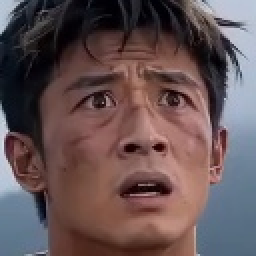
#> input picture backend/facefusion/uploads/thumbnails/face_0_1778498839.jpg, 128 x 128 px (shown 2 times larger); its folder holds only this picture in this run
$ python -i core.py   (imports and definitions only)
#> lines starting #> are read from the running program, lines starting #| are printed output that depends on the picture
from argparse import ArgumentParser
from functools import lru_cache
from typing import List

import cv2
import numpy

import facefusion.jobs.job_manager
import facefusion.jobs.job_store
from facefusion import config, logger, state_manager
from facefusion.localization import translator
from facefusion.media import video_manager
from facefusion.utils import content_analyser, inference_manager
from facefusion.utils.common_helper import create_int_metavar, is_macos
from facefusion.utils.download import conditional_download_hashes, conditional_download_sources, resolve_download_url
from facefusion.utils.execution import has_execution_provider
from facefusion.utils.filesystem import in_directory, is_image, is_video, resolve_relative_path, same_file_extension
from facefusion.processors.modules.frame_colorizer import choices as frame_colorizer_choices
from facefusion.processors.modules.frame_colorizer.types import FrameColorizerInputs
from facefusion.processors.types import ProcessorOutputs
from facefusion.utils.program_helper import find_argument_group
from facefusion.utils.thread_helper import thread_semaphore
from facefusion.types import ApplyStateItem, Args, DownloadScope, ExecutionProvider, InferencePool, ModelOptions, ModelSet, ProcessMode, VisionFrame
from facefusion.media.vision import blend_frame, read_static_image, read_static_video_frame, unpack_resolution


# [135 lines that did not run here, left out]


# [5 lines that did not run here, left out]


def clear_inference_pool() -> None:
	model_names = [ state_manager.get_item('frame_colorizer_model') ]
	inference_manager.clear_inference_pool(__name__, model_names)


# [4 lines that did not run here, left out]


# [3 lines that did not run here, left out]


# [116 lines left out: functions register_args, apply_args, pre_check, pre_process, post_process, colorize_frame and 5 more, not called in this run]

>>> import cv2
>>> picture = cv2.imread('../../../uploads/thumbnails/face_0_1778498839.jpg', cv2.IMREAD_GRAYSCALE)
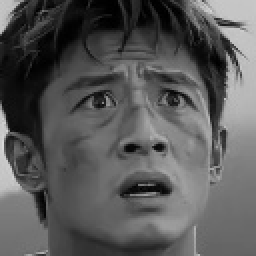
#> picture: shape (128, 128) (shown 2 times larger); min 0, max 217, mean 88.5
#> (the run stopped early here; a loop or call above may not have finished)

$ run again, on backend/facefusion/uploads/thumbnails/face_1_1778498839.jpg
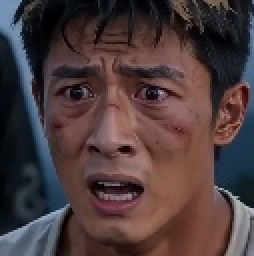
#> input picture backend/facefusion/uploads/thumbnails/face_1_1778498839.jpg, 127 x 128 px (shown 2 times larger)
#> `picture = cv2.imread('../../../uploads/thumbnails/face_0_1778498839.jp..`:
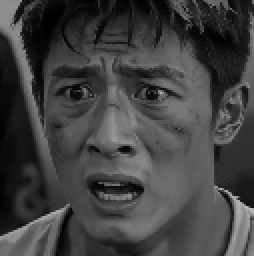
#> picture: shape (128, 127) (shown 2 times larger); min 0, max 199, mean 64.7
